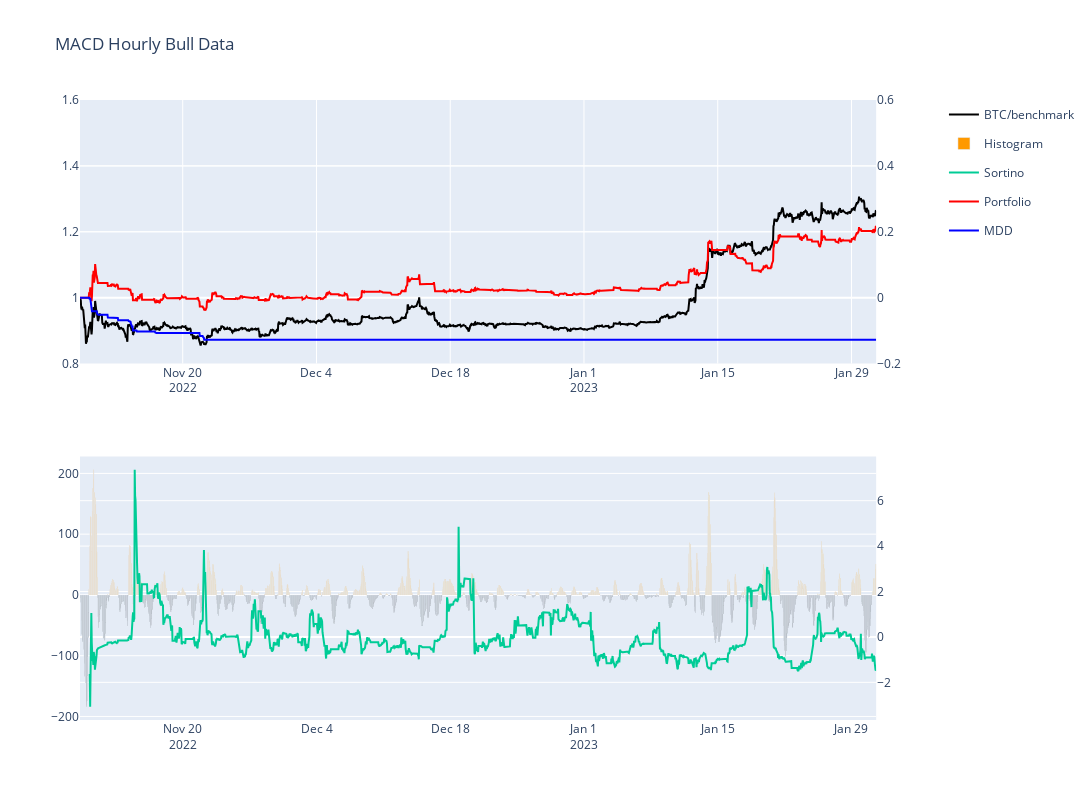

Notebook code for this chart:
### Code cell
fig_hr_bull

### Figure 1 — Plotly figure (JSON) as saved in the notebook; plotly's stock layout.template omitted (floating-point values rounded to 4 significant figures; data arrays with more than 128 entries replaced by an {"elided": "..."} marker saying what was removed)
{"data": [{"legendgroup": "1", "marker": {"color": "black", "size": 42}, "name": "BTC/benchmark", "type": "scatter", "x": {"elided": "2001 str values"}, "xaxis": "x", "y": {"elided": "2001 float values"}, "yaxis": "y"}, {"marker": {"color": {"elided": "2001 str values"}}, "name": "Histogram", "type": "bar", "x": {"elided": "2001 str values"}, "xaxis": "x2", "y": {"elided": "2001 float values"}, "yaxis": "y3"}, {"name": "Sortino", "type": "scatter", "x": {"elided": "2001 str values"}, "xaxis": "x2", "y": {"elided": "2001 float values"}, "yaxis": "y4"}, {"marker": {"color": "red", "size": 42}, "name": "Portfolio", "type": "scatter", "x": {"elided": "2001 str values"}, "xaxis": "x", "y": {"elided": "2001 float values"}, "yaxis": "y"}, {"marker": {"color": "blue", "size": 42}, "name": "MDD", "type": "scatter", "x": {"elided": "2001 str values"}, "xaxis": "x", "y": {"elided": "2001 float values"}, "yaxis": "y2"}], "layout": {"autosize": false, "height": 800, "title": {"text": "MACD Hourly Bull Data"}, "width": 1300, "xaxis": {"anchor": "y", "domain": [0, 0.94]}, "xaxis2": {"anchor": "y3", "domain": [0, 0.94]}, "yaxis": {"anchor": "x", "domain": [0.575, 1], "range": [0.8, 1.6]}, "yaxis2": {"anchor": "x", "overlaying": "y", "range": [-0.2, 0.6], "side": "right"}, "yaxis3": {"anchor": "x2", "domain": [0, 0.425]}, "yaxis4": {"anchor": "x2", "overlaying": "y3", "side": "right"}}}
